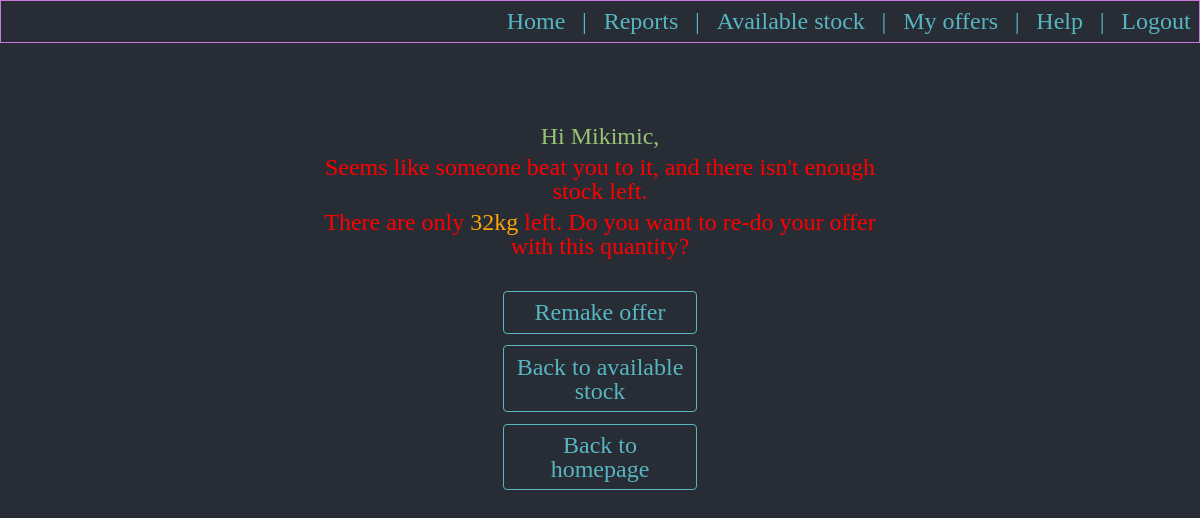
Page /notenoughstock/238 (signed in) on the earlier database version.
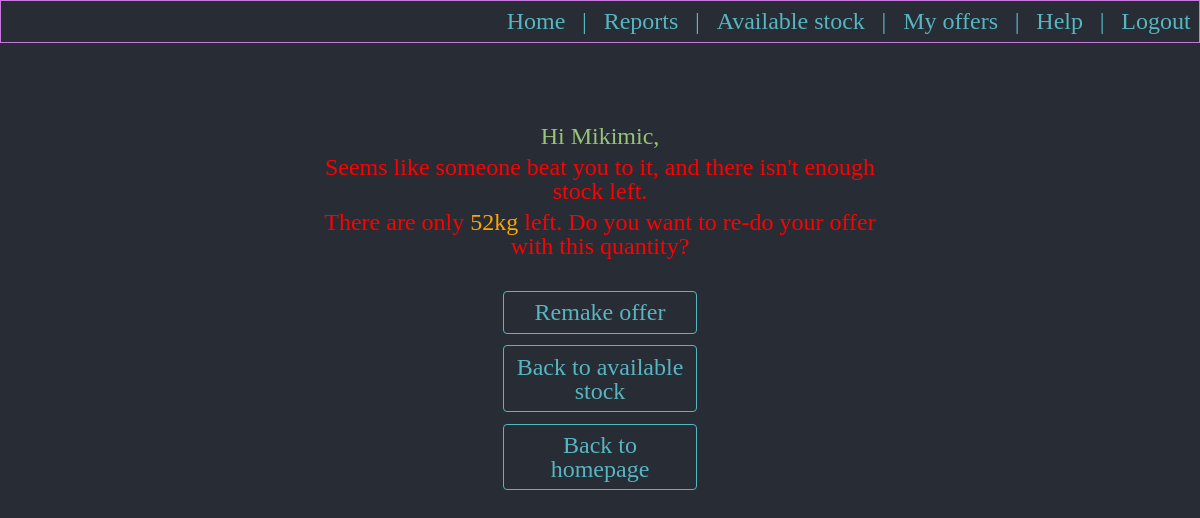
Same page on the later database version.
### aged/models.py (models this page shows, shortened)
class AvailableStock(models.Model):
    available_product = models.ForeignKey(Products, null=True, blank=True, on_delete=models.RESTRICT)
    stock_location = models.ForeignKey(LocationsForStocks, null=True, blank=True, on_delete=models.RESTRICT)
    expiration_date = models.DateField()
    batch = models.CharField(max_length = 100)
    original_quantity_in_kg = models.IntegerField()
    under_offer_quantity_in_kg = models.IntegerField(default=0)
    sold_quantity_in_kg = models.IntegerField(default=0)
    available_quantity_in_kg = models.IntegerField()
    class Meta:
        verbose_name_plural = 'Available stock'

### aged/views.py (the view)
# urls.py: path('notenoughstock/<str:stockId>', views.notenoughstock, name='notenoughstock'),
@login_required
def notenoughstock(request, stockId):
    stock_item = AvailableStock.objects.filter(id=stockId).get()
    return render(request, 'aged/notenoghstockavailable.html', {'stock_item': stock_item})

### aged/templates/aged/notenoghstockavailable.html (shortened to what this page needs)
{% extends 'aged/base.html' %}
{% block body %}
<div class="div_menu_no_border">
  <p class="p_menu">Hi {{user}}, </p>
  <p class="p_menu" style="color:red">Seems like someone beat you to it, and there isn't enough stock left.</p>
  {% if stock_item.available_quantity_in_kg != 0 %}
  <p class="p_menu" style="color:red">There are only <span id="id_available_qty" style="color:orange"> {{ stock_item.available_quantity_in_kg }}kg</span> left. Do you want to re-do your offer with this quantity?</p>
  <br>
  <a class="a_menu" href="{% url 'usersmakeoffer' itm_id=stock_item.id %}">Remake offer</a>
  {% else %}
  <p id="id_zero_stock_left" class="p_menu" style="color:red">There are 0kg left</p>
  <br>
  {% endif %}
  <a class="a_menu" href="{% url 'userseallstock' %}">Back to available stock</a>
  <a class="a_menu" href="{% url 'home' %}">Back to homepage</a>
</div>
{% endblock %}

Differences in the rows shown:
changed AvailableStock: available_quantity_in_kg "32" → "52"
